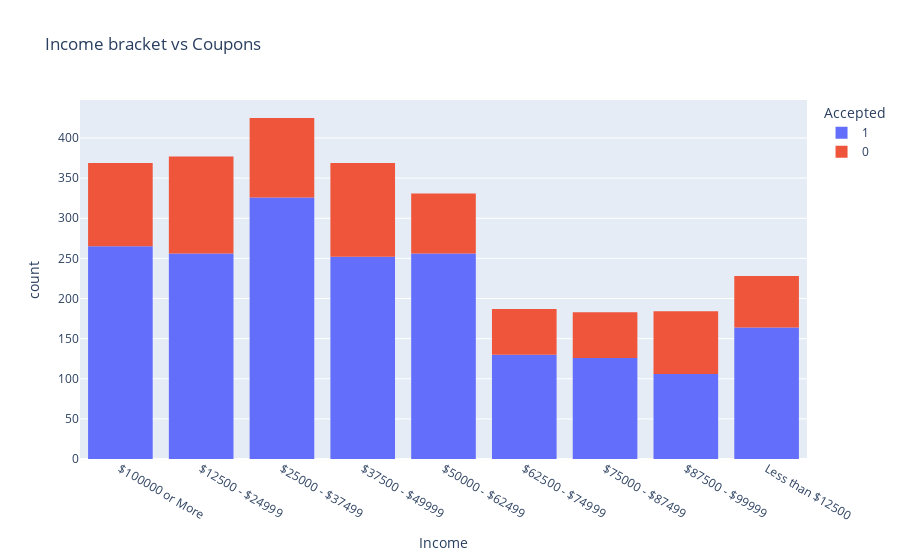

The notebook cell saved with this chart:
### Code cell
#as we have the data lets see if there is any relationship with income?
dfrs = dfr.sort_values(by ='Income', ascending = 1)
figb = px.histogram(dfrs, x='Income', color='Accepted', title="Income bracket vs Coupons")
figb.show()

### Figure 1 — Plotly figure (JSON) as saved in the notebook; plotly's stock layout.template omitted (floating-point values rounded to 4 significant figures; data arrays with more than 128 entries replaced by an {"elided": "..."} marker saying what was removed)
{"data": [{"alignmentgroup": "True", "bingroup": "x", "hovertemplate": "Accepted=1<br>Income=%{x}<br>count=%{y}<extra></extra>", "legendgroup": "1", "marker": {"color": "#636efa", "pattern": {"shape": ""}}, "name": "1", "offsetgroup": "1", "orientation": "v", "showlegend": true, "type": "histogram", "x": {"elided": "1881 str values"}, "xaxis": "x", "yaxis": "y"}, {"alignmentgroup": "True", "bingroup": "x", "hovertemplate": "Accepted=0<br>Income=%{x}<br>count=%{y}<extra></extra>", "legendgroup": "0", "marker": {"color": "#EF553B", "pattern": {"shape": ""}}, "name": "0", "offsetgroup": "0", "orientation": "v", "showlegend": true, "type": "histogram", "x": {"elided": "772 str values"}, "xaxis": "x", "yaxis": "y"}], "layout": {"barmode": "relative", "legend": {"title": {"text": "Accepted"}, "tracegroupgap": 0}, "title": {"text": "Income bracket vs Coupons"}, "xaxis": {"anchor": "y", "domain": [0, 1], "title": {"text": "Income"}}, "yaxis": {"anchor": "x", "domain": [0, 1], "title": {"text": "count"}}}}
